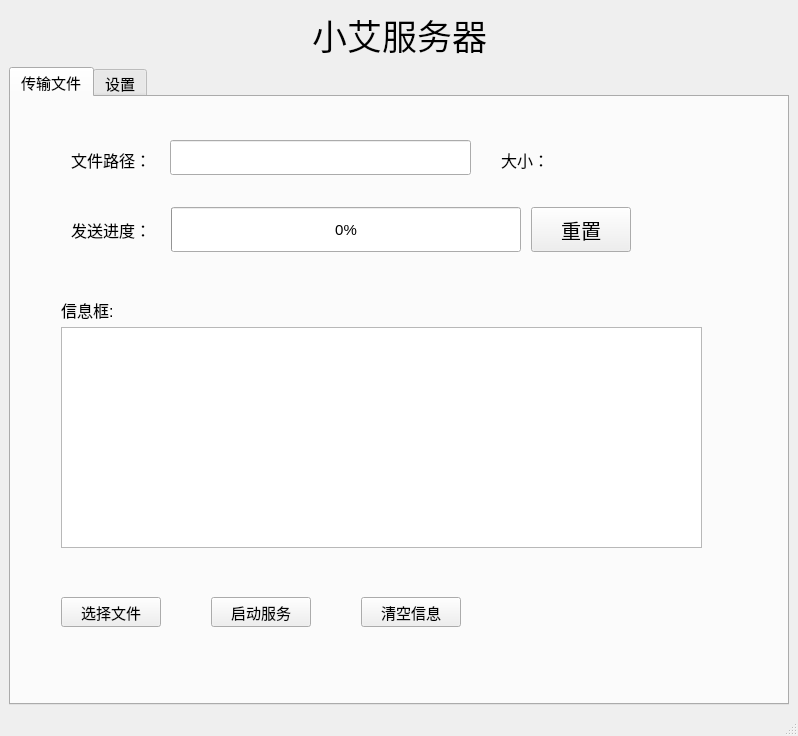
<?xml version="1.0" encoding="UTF-8"?>
<ui version="4.0">
 <class>FileServer</class>
 <widget class="QMainWindow" name="FileServer">
  <property name="geometry">
   <rect>
    <x>0</x>
    <y>0</y>
    <width>798</width>
    <height>736</height>
   </rect>
  </property>
  <property name="windowTitle">
   <string>小艾服务器</string>
  </property>
  <widget class="QWidget" name="centralwidget">
   <layout class="QVBoxLayout" name="verticalLayout">
    <item>
     <layout class="QHBoxLayout" name="horizontalLayout">
      <item>
       <spacer name="horizontalSpacer">
        <property name="orientation">
         <enum>Qt::Horizontal</enum>
        </property>
        <property name="sizeHint" stdset="0">
         <size>
          <width>40</width>
          <height>20</height>
         </size>
        </property>
       </spacer>
      </item>
      <item>
       <widget class="QLabel" name="label">
        <property name="font">
         <font>
          <pointsize>26</pointsize>
         </font>
        </property>
        <property name="text">
         <string>小艾服务器</string>
        </property>
       </widget>
      </item>
      <item>
       <spacer name="horizontalSpacer_2">
        <property name="orientation">
         <enum>Qt::Horizontal</enum>
        </property>
        <property name="sizeHint" stdset="0">
         <size>
          <width>40</width>
          <height>20</height>
         </size>
        </property>
       </spacer>
      </item>
     </layout>
    </item>
    <item>
     <widget class="QTabWidget" name="tabWidget">
      <property name="font">
       <font>
        <pointsize>11</pointsize>
       </font>
      </property>
      <property name="currentIndex">
       <number>0</number>
      </property>
      <property name="iconSize">
       <size>
        <width>18</width>
        <height>18</height>
       </size>
      </property>
      <widget class="QWidget" name="tab">
       <attribute name="title">
        <string>传输文件</string>
       </attribute>
       <widget class="QWidget" name="widget" native="true">
        <property name="geometry">
         <rect>
          <x>40</x>
          <y>30</y>
          <width>641</width>
          <height>151</height>
         </rect>
        </property>
        <widget class="QWidget" name="widget_2" native="true">
         <property name="geometry">
          <rect>
           <x>0</x>
           <y>10</y>
           <width>631</width>
           <height>51</height>
          </rect>
         </property>
         <widget class="QLabel" name="label_3">
          <property name="geometry">
           <rect>
            <x>20</x>
            <y>0</y>
            <width>100</width>
            <height>45</height>
           </rect>
          </property>
          <property name="font">
           <font>
            <pointsize>12</pointsize>
           </font>
          </property>
          <property name="text">
           <string>文件路径：</string>
          </property>
         </widget>
         <widget class="QLineEdit" name="fileEdit">
          <property name="geometry">
           <rect>
            <x>119</x>
            <y>3</y>
            <width>301</width>
            <height>35</height>
           </rect>
          </property>
          <property name="font">
           <font>
            <pointsize>9</pointsize>
           </font>
          </property>
         </widget>
         <widget class="QLabel" name="fileSizeLabel">
          <property name="geometry">
           <rect>
            <x>450</x>
            <y>0</y>
            <width>161</width>
            <height>45</height>
           </rect>
          </property>
          <property name="font">
           <font>
            <pointsize>12</pointsize>
           </font>
          </property>
          <property name="text">
           <string>大小：</string>
          </property>
         </widget>
        </widget>
        <widget class="QWidget" name="widget_3" native="true">
         <property name="geometry">
          <rect>
           <x>10</x>
           <y>70</y>
           <width>601</width>
           <height>61</height>
          </rect>
         </property>
         <widget class="QLabel" name="label_5">
          <property name="geometry">
           <rect>
            <x>10</x>
            <y>10</y>
            <width>100</width>
            <height>45</height>
           </rect>
          </property>
          <property name="font">
           <font>
            <pointsize>12</pointsize>
           </font>
          </property>
          <property name="text">
           <string>发送进度：</string>
          </property>
         </widget>
         <widget class="QProgressBar" name="sendProgressBar">
          <property name="geometry">
           <rect>
            <x>110</x>
            <y>10</y>
            <width>350</width>
            <height>45</height>
           </rect>
          </property>
          <property name="value">
           <number>0</number>
          </property>
         </widget>
         <widget class="QPushButton" name="rebuildPushButton">
          <property name="geometry">
           <rect>
            <x>470</x>
            <y>10</y>
            <width>100</width>
            <height>45</height>
           </rect>
          </property>
          <property name="font">
           <font>
            <pointsize>15</pointsize>
           </font>
          </property>
          <property name="text">
           <string>重置</string>
          </property>
         </widget>
        </widget>
       </widget>
       <widget class="QLabel" name="label_6">
        <property name="geometry">
         <rect>
          <x>50</x>
          <y>190</y>
          <width>100</width>
          <height>45</height>
         </rect>
        </property>
        <property name="font">
         <font>
          <pointsize>12</pointsize>
         </font>
        </property>
        <property name="text">
         <string>信息框:</string>
        </property>
       </widget>
       <widget class="QTextBrowser" name="textBrowser">
        <property name="geometry">
         <rect>
          <x>50</x>
          <y>230</y>
          <width>641</width>
          <height>221</height>
         </rect>
        </property>
        <property name="font">
         <font>
          <pointsize>11</pointsize>
         </font>
        </property>
       </widget>
       <widget class="QPushButton" name="selectFileBtn">
        <property name="geometry">
         <rect>
          <x>50</x>
          <y>500</y>
          <width>100</width>
          <height>30</height>
         </rect>
        </property>
        <property name="font">
         <font>
          <pointsize>11</pointsize>
         </font>
        </property>
        <property name="text">
         <string>选择文件</string>
        </property>
       </widget>
       <widget class="QPushButton" name="startServer">
        <property name="geometry">
         <rect>
          <x>200</x>
          <y>500</y>
          <width>100</width>
          <height>30</height>
         </rect>
        </property>
        <property name="font">
         <font>
          <pointsize>11</pointsize>
         </font>
        </property>
        <property name="text">
         <string>启动服务</string>
        </property>
       </widget>
       <widget class="QPushButton" name="clearMsg">
        <property name="geometry">
         <rect>
          <x>350</x>
          <y>500</y>
          <width>100</width>
          <height>30</height>
         </rect>
        </property>
        <property name="font">
         <font>
          <pointsize>11</pointsize>
         </font>
        </property>
        <property name="text">
         <string>清空信息</string>
        </property>
       </widget>
      </widget>
      <widget class="QWidget" name="tab_2">
       <attribute name="title">
        <string>设置</string>
       </attribute>
       <widget class="QLabel" name="label_2">
        <property name="geometry">
         <rect>
          <x>50</x>
          <y>70</y>
          <width>170</width>
          <height>70</height>
         </rect>
        </property>
        <property name="font">
         <font>
          <pointsize>20</pointsize>
         </font>
        </property>
        <property name="text">
         <string>监听端口：</string>
        </property>
       </widget>
       <widget class="QLineEdit" name="portEdit">
        <property name="geometry">
         <rect>
          <x>200</x>
          <y>80</y>
          <width>211</width>
          <height>50</height>
         </rect>
        </property>
        <property name="font">
         <font>
          <pointsize>20</pointsize>
         </font>
        </property>
        <property name="text">
         <string>8888</string>
        </property>
       </widget>
      </widget>
     </widget>
    </item>
   </layout>
  </widget>
  <widget class="QMenuBar" name="menubar">
   <property name="geometry">
    <rect>
     <x>0</x>
     <y>0</y>
     <width>798</width>
     <height>25</height>
    </rect>
   </property>
  </widget>
  <widget class="QStatusBar" name="statusbar"/>
 </widget>
 <resources/>
 <connections/>
</ui>
